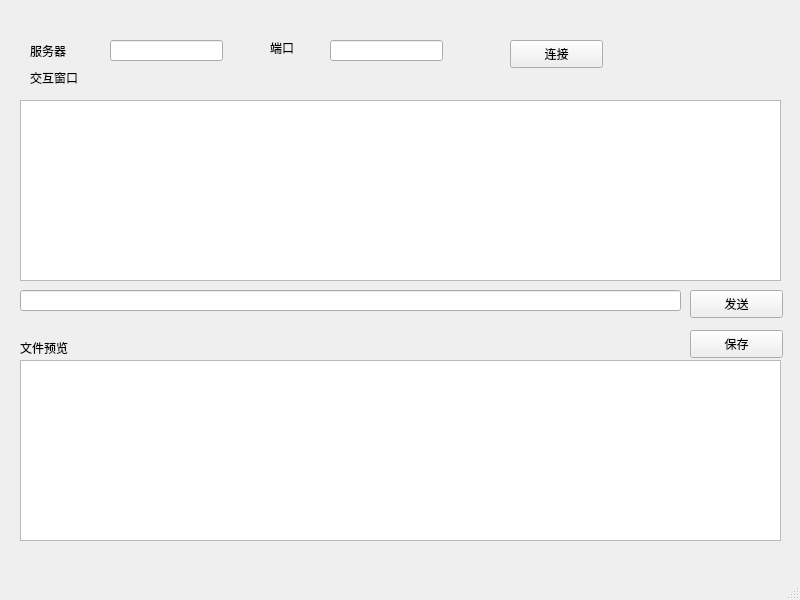
<?xml version="1.0" encoding="UTF-8"?>
<ui version="4.0">
 <class>MainWindow</class>
 <widget class="QMainWindow" name="MainWindow">
  <property name="geometry">
   <rect>
    <x>0</x>
    <y>0</y>
    <width>800</width>
    <height>600</height>
   </rect>
  </property>
  <property name="windowTitle">
   <string>MainWindow</string>
  </property>
  <widget class="QWidget" name="centralwidget">
   <widget class="QTextBrowser" name="fileim">
    <property name="geometry">
     <rect>
      <x>20</x>
      <y>360</y>
      <width>761</width>
      <height>181</height>
     </rect>
    </property>
   </widget>
   <widget class="QLineEdit" name="ip">
    <property name="geometry">
     <rect>
      <x>110</x>
      <y>40</y>
      <width>113</width>
      <height>21</height>
     </rect>
    </property>
   </widget>
   <widget class="QLabel" name="label">
    <property name="geometry">
     <rect>
      <x>30</x>
      <y>40</y>
      <width>91</width>
      <height>21</height>
     </rect>
    </property>
    <property name="text">
     <string>服务器</string>
    </property>
   </widget>
   <widget class="QLabel" name="label_2">
    <property name="geometry">
     <rect>
      <x>270</x>
      <y>40</y>
      <width>81</width>
      <height>16</height>
     </rect>
    </property>
    <property name="text">
     <string>端口</string>
    </property>
   </widget>
   <widget class="QLineEdit" name="port">
    <property name="geometry">
     <rect>
      <x>330</x>
      <y>40</y>
      <width>113</width>
      <height>21</height>
     </rect>
    </property>
   </widget>
   <widget class="QTextBrowser" name="action">
    <property name="geometry">
     <rect>
      <x>20</x>
      <y>100</y>
      <width>761</width>
      <height>181</height>
     </rect>
    </property>
   </widget>
   <widget class="QLabel" name="label_3">
    <property name="geometry">
     <rect>
      <x>20</x>
      <y>340</y>
      <width>72</width>
      <height>15</height>
     </rect>
    </property>
    <property name="text">
     <string>文件预览</string>
    </property>
   </widget>
   <widget class="QPushButton" name="pushButton">
    <property name="geometry">
     <rect>
      <x>510</x>
      <y>40</y>
      <width>93</width>
      <height>28</height>
     </rect>
    </property>
    <property name="text">
     <string>连接</string>
    </property>
   </widget>
   <widget class="QLabel" name="label_4">
    <property name="geometry">
     <rect>
      <x>30</x>
      <y>70</y>
      <width>72</width>
      <height>15</height>
     </rect>
    </property>
    <property name="text">
     <string>交互窗口</string>
    </property>
   </widget>
   <widget class="QPushButton" name="pushButton_2">
    <property name="geometry">
     <rect>
      <x>690</x>
      <y>330</y>
      <width>93</width>
      <height>28</height>
     </rect>
    </property>
    <property name="text">
     <string>保存</string>
    </property>
   </widget>
   <widget class="QLineEdit" name="message">
    <property name="geometry">
     <rect>
      <x>20</x>
      <y>290</y>
      <width>661</width>
      <height>21</height>
     </rect>
    </property>
   </widget>
   <widget class="QPushButton" name="pushButton_3">
    <property name="geometry">
     <rect>
      <x>690</x>
      <y>290</y>
      <width>93</width>
      <height>28</height>
     </rect>
    </property>
    <property name="text">
     <string>发送</string>
    </property>
   </widget>
  </widget>
  <widget class="QMenuBar" name="menubar">
   <property name="geometry">
    <rect>
     <x>0</x>
     <y>0</y>
     <width>800</width>
     <height>26</height>
    </rect>
   </property>
  </widget>
  <widget class="QStatusBar" name="statusbar"/>
 </widget>
 <resources/>
 <connections/>
</ui>
